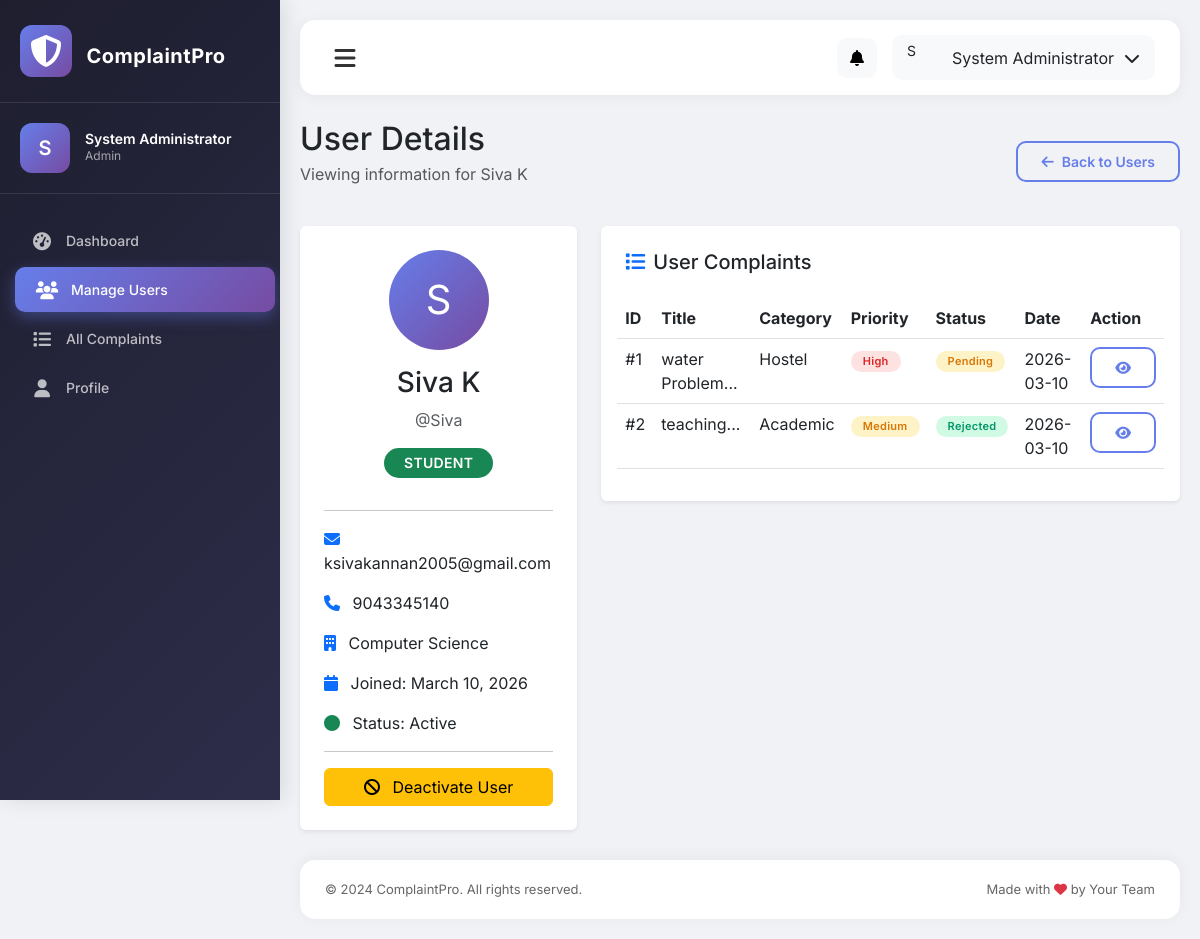
The app's page /admin/user/2 (signed in) with its own data.
### app.py (models this page shows)
class User(db.Model):
    __tablename__ = 'user'
    id = db.Column(db.Integer, primary_key=True)
    username = db.Column(db.String(80), unique=True, nullable=False)
    password = db.Column(db.String(120), nullable=False)
    email = db.Column(db.String(120), unique=True, nullable=False)
    full_name = db.Column(db.String(120), nullable=False)
    role = db.Column(db.String(20), nullable=False, default='student')
    department = db.Column(db.String(50))
    phone = db.Column(db.String(15))
    profile_pic = db.Column(db.String(200), default='default.jpg')
    created_at = db.Column(db.DateTime, default=datetime.utcnow)
    last_login = db.Column(db.DateTime)
    status = db.Column(db.Boolean, default=True)
    complaints = db.relationship('Complaint', foreign_keys='Complaint.user_id', backref='user', lazy=True)
    assigned_complaints = db.relationship('Complaint', foreign_keys='Complaint.assigned_to', backref='assignee', lazy=True)

class Complaint(db.Model):
    __tablename__ = 'complaint'
    id = db.Column(db.Integer, primary_key=True)
    user_id = db.Column(db.Integer, db.ForeignKey('user.id'), nullable=False)
    title = db.Column(db.String(200), nullable=False)
    description = db.Column(db.Text, nullable=False)
    category = db.Column(db.String(50), nullable=False)
    priority = db.Column(db.String(20), default='Medium')
    status = db.Column(db.String(20), default='Pending')
    assigned_to = db.Column(db.Integer, db.ForeignKey('user.id'))
    department_id = db.Column(db.Integer, db.ForeignKey('department.id'))
    submitted_at = db.Column(db.DateTime, default=datetime.utcnow)
    last_updated = db.Column(db.DateTime, default=datetime.utcnow, onupdate=datetime.utcnow)
    resolved_at = db.Column(db.DateTime)
    attachment = db.Column(db.String(200))
    anonymous = db.Column(db.Boolean, default=False)
    feedback_rating = db.Column(db.Integer)
    feedback_comment = db.Column(db.Text)
    updates = db.relationship('ComplaintUpdate', backref='complaint', cascade='all, delete-orphan')

### app.py (the view)
@app.route('/admin/user/<int:user_id>')
@login_required
@role_required('admin')
def view_user(user_id):
    user = User.query.get_or_404(user_id)
    complaints = Complaint.query.filter_by(user_id=user_id).all()
    return render_template('admin/view_user.html', user=user, complaints=complaints)

### app.py (called while the page is built)
def login_required(f):
    @wraps(f)
    def decorated_function(*args, **kwargs):
        if 'user_id' not in session:
            flash('Please login first!', 'warning')
            return redirect(url_for('login'))
        return f(*args, **kwargs)
    return decorated_function

def role_required(*roles):
    def decorator(f):
        @wraps(f)
        def decorated_function(*args, **kwargs):
            if 'role' not in session or session['role'] not in roles:
                flash('Access denied!', 'danger')
                return redirect(url_for('dashboard'))
            return f(*args, **kwargs)
        return decorated_function
    return decorator

### templates/admin/view_user.html (shortened to what this page needs)
{% extends "base.html" %}
{% block sidebar %}
<a href="{{ url_for('dashboard') }}" class="nav-link">
    <i class="fas fa-tachometer-alt"></i>
    <span>Dashboard</span>
</a>
<a href="{{ url_for('admin_users') }}" class="nav-link active">
    <i class="fas fa-users"></i>
    <span>Manage Users</span>
</a>
<a href="{{ url_for('admin_complaints') }}" class="nav-link">
    <i class="fas fa-list"></i>
    <span>All Complaints</span>
</a>
<a href="{{ url_for('profile') }}" class="nav-link">
    <i class="fas fa-user"></i>
    <span>Profile</span>
</a>
{% endblock %}
{% block content %}
<div class="container-fluid px-0">
    <div class="d-flex justify-content-between align-items-center mb-4">
        <div>
            <h2 class="mb-1">User Details</h2>
            <p class="text-muted">Viewing information for {{ user.full_name }}</p>
        </div>
        <a href="{{ url_for('admin_users') }}" class="btn btn-outline-gradient">
            <i class="fas fa-arrow-left me-2"></i>Back to Users
        </a>
    </div>
    <div class="row">
        <div class="col-md-4">
            <div class="card border-0 shadow-sm">
                <div class="card-body text-center p-4">
                    <div class="user-avatar-large mb-3">
                        <div class="avatar-circle" style="width: 100px; height: 100px; border-radius: 50%; background: linear-gradient(135deg, #667eea 0%, #764ba2 100%); display: flex; align-items: center; justify-content: center; margin: 0 auto;">
                            <span style="font-size: 40px; color: white;">{{ user.full_name[0] }}</span>
                        </div>
                    </div>
                    <h3>{{ user.full_name }}</h3>
                    <p class="text-muted">@{{ user.username }}</p>
                    <span class="badge bg-{{ 'danger' if user.role == 'admin' else 'info' if user.role == 'faculty' else 'success' }} mb-3" style="font-size: 14px; padding: 8px 20px;">
                        {{ user.role|upper }}
                    </span>
                    <hr>
                    <div class="text-start">
                        <p><i class="fas fa-envelope me-2 text-primary"></i> {{ user.email }}</p>
                        <p><i class="fas fa-phone me-2 text-primary"></i> {{ user.phone or 'Not provided' }}</p>
                        <p><i class="fas fa-building me-2 text-primary"></i> {{ user.department or 'Not provided' }}</p>
                        <p><i class="fas fa-calendar me-2 text-primary"></i> Joined: {{ user.created_at.strftime('%B %d, %Y') }}</p>
                        <p>
                            <i class="fas fa-circle me-2 {{ 'text-success' if user.status else 'text-danger' }}"></i>
                            Status: {{ 'Active' if user.status else 'Inactive' }}
                        </p>
                    </div>
                    <hr>
                    <div class="d-grid gap-2">
                        <a href="{{ url_for('toggle_user_status', user_id=user.id) }}"
                           class="btn btn-{{ 'warning' if user.status else 'success' }}"
                           onclick="return confirm('Are you sure you want to {{ 'deactivate' if user.status else 'activate' }} this user?')">
                            <i class="fas fa-{{ 'ban' if user.status else 'check' }} me-2"></i>
                            {{ 'Deactivate' if user.status else 'Activate' }} User
                        </a>
                    </div>
                </div>
            </div>
        </div>
        <div class="col-md-8">
            <div class="card border-0 shadow-sm">
                <div class="card-header bg-transparent border-0 pt-4 px-4">
                    <h5 class="mb-0"><i class="fas fa-list me-2 text-primary"></i>User Complaints</h5>
                </div>
                <div class="card-body">
                    {% if complaints %}
                        <div class="table-responsive">
                            <table class="table">
                                <thead>
                                    <tr>
                                        <th>ID</th>
                                        <th>Title</th>
                                        <th>Category</th>
                                        <th>Priority</th>
                                        <th>Status</th>
                                        <th>Date</th>
                                        <th>Action</th>
                                    </tr>
                                </thead>
                                <tbody>
                                    {% for complaint in complaints %}
                                    <tr>
                                        <td>#{{ complaint.id }}</td>
                                        <td>{{ complaint.title[:30] }}...</td>
                                        <td>{{ complaint.category }}</td>
                                        <td>
                                            <span class="badge bg-{{ complaint.priority|lower }}">
                                                {{ complaint.priority }}
                                            </span>
                                        </td>
                                        <td>
                                            <span class="badge bg-{{ 'pending' if complaint.status == 'Pending' else 'progress' if complaint.status == 'In Progress' else 'resolved' }}">
                                                {{ complaint.status }}
                                            </span>
                                        </td>
                                        <td>{{ complaint.submitted_at.strftime('%Y-%m-%d') }}</td>
                                        <td>
                                            <a href="{{ url_for('view_complaint', complaint_id=complaint.id) }}"
                                               class="btn btn-sm btn-outline-gradient">
                                                <i class="fas fa-eye"></i>
                                            </a>
                                        </td>
                                    </tr>
                                    {% endfor %}
                                </tbody>
                            </table>
                        </div>
                    {% else %}
                        <div class="text-center py-5">
                            <i class="fas fa-inbox fa-4x text-muted mb-3"></i>
                            <p class="text-muted">No complaints from this user yet</p>
                        </div>
                    {% endif %}
                </div>
            </div>
        </div>
    </div>
</div>
{% endblock %}

### templates/base.html (style rules this page uses)
* { margin: 0; padding: 0; box-sizing: border-box; }
body { font-family: 'Inter', sans-serif; background: #f0f2f5; overflow-x: hidden; }
.sidebar .nav-link { display: flex; align-items: center; padding: 12px 20px; color: rgba(255,255,255,0.7); text-decoration: none; transition: all 0.3s; margin: 4px 10px; border-radius: 10px; }
.sidebar .nav-link:hover, .sidebar .nav-link.active { background: linear-gradient(135deg, #667eea 0%, #764ba2 100%); color: white; transform: translateX(5px); box-shadow: 0 5px 15px rgba(102, 126, 234, 0.4); }
.sidebar .nav-link i { margin-right: 12px; font-size: 18px; width: 24px; text-align: center; }
.sidebar .nav-link span { font-size: 14px; font-weight: 500; }
.badge { padding: 5px 12px; border-radius: 30px; font-size: 11px; font-weight: 600; letter-spacing: 0.3px; }
.badge.bg-pending { background: #fef3c7; color: #d97706; }
.badge.bg-resolved { background: #d1fae5; color: #059669; }
.badge.bg-high { background: #fee2e2; color: #dc2626; }
.badge.bg-medium { background: #fef3c7; color: #d97706; }
.btn-outline-gradient { background: transparent; border: 2px solid #667eea; color: #667eea; padding: 8px 23px; border-radius: 10px; font-weight: 600; font-size: 14px; transition: all 0.3s; }

### records on screen
User: full_name "Siva K", full_name "S", username "Siva", role "STUDENT", email "ksivakannan2005@gmail.com", phone "9043345140", department "Computer Science", created_at "March 10, 2026", status "Active", status "Deactivate"
Complaint: id "1", title "water Problem", category "Hostel", priority "High", status "Pending", submitted_at "2026-03-10"
Complaint: id "2", title "teaching", category "Academic", priority "Medium", status "Rejected", submitted_at "2026-03-10"

### other values on screen
{{ session['full_name'][0] }} "S"
{{ session['full_name'] }} "System Administrator"
{{ session['role']|title }} "Admin"
{{ session.get('full_name', 'U')[0] }} "S"
{{ session.get('full_name', 'Guest') }} "System Administrator"
